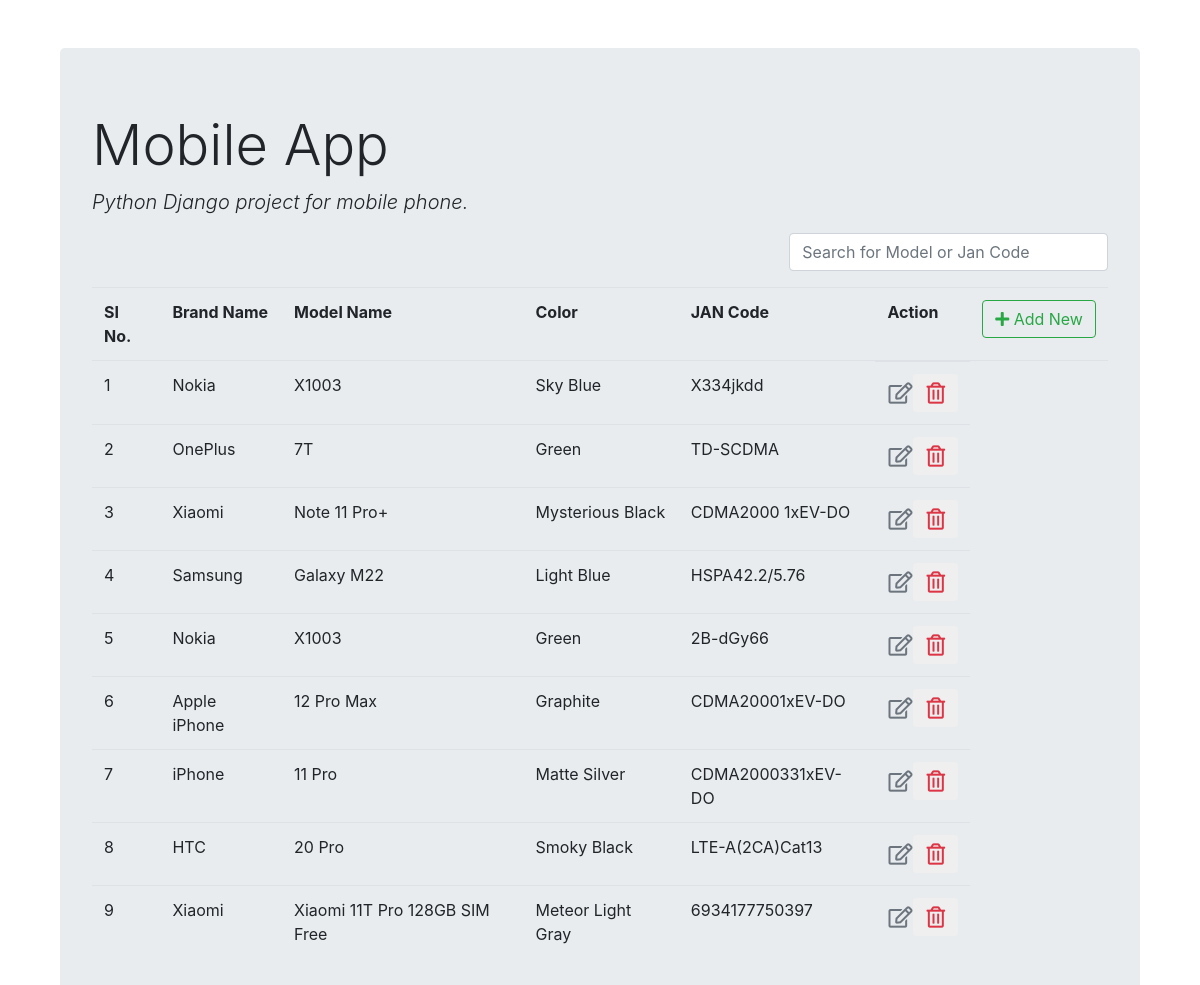
Page /list/ on the committed database.
### mobilephone_register/models.py (models this page shows)
class Mobile(models.Model):
    brand_name = models.CharField(max_length=100)
    model = models.CharField(max_length=100)
    color = models.CharField(max_length=30)
    jan_code = models.CharField(max_length=50)
    image = models.ImageField(upload_to='pics')

### mobilephone_register/views.py (the view)
# urls.py: path('list/', views.mobile_list, name='mobile_list'),
def mobile_list(request):
    mobiles = Mobile.objects.all()
    return render(request, 'mobile_list.html', {'mobiles': mobiles})

### templates/mobile_list.html (shortened to what this page needs)
{% extends 'base.html' %}
{% load static %}
{% block content %}
<div class="row">
<div class="col-md-8">
</div>
    <div class="col-md-4">
        <div class="form-group">
            <input type="text" id="searchField" class="form-control" placeholder="Search for Model or Jan Code">
        </div>
    </div>
</div>
<div class="main-table">
    <table class="table table-borderless">
    <thead class="border-bottom font-weight-bold">
    <tr>
        <td>SI No.</td>
        <td>Brand Name</td>
        <td>Model Name</td>
        <td>Color</td>
        <td>JAN Code</td>
        <td>Action</td>
                <td>
                    <a href="{% url 'mobile_insert' %}" class="btn btn-outline-success">
            <i class="fas fa-plus"></i> Add New
            </a>
                </td>
    </tr>
    </thead>
    <tbody>
    {% for mobile in mobiles %}
<tr>
    <td>{{ forloop.counter }} </td>
    <td>{{mobile.brand_name}}</td>
    <td>{{mobile.model}}</td>
    <td>{{mobile.color}}</td>
    <td>{{mobile.jan_code}}</td>
        <td style="display: flex;">
            <a href="{% url 'mobile_update' mobile.id %}" class="btn text-secondary px-0">
            <i class="far fa-edit fa-lg"></i>
            </a>
                   <form action="{% url 'mobile_delete' mobile.id %}" method="post" class="d-inline">
                       <button type="submit" class="btn">
                           <i class="far fa-trash-alt fa-lg text-danger"></i>
                       </button>
                    </form>
        </td>
</tr>
    {% endfor %}
    </tbody>
</table>
</div>
{% endblock %}

### rows in the picture
Mobile: brand_name "Nokia", model "X1003", color "Sky Blue", jan_code "X334jkdd"
Mobile: brand_name "OnePlus", model "7T", color "Green", jan_code "TD-SCDMA"
Mobile: brand_name "Xiaomi", model "Note 11 Pro+", color "Mysterious Black", jan_code "CDMA2000 1xEV-DO"
Mobile: brand_name "Samsung", model "Galaxy M22", color "Light Blue", jan_code "HSPA42.2/5.76"
Mobile: brand_name "Nokia", model "X1003", color "Green", jan_code "2B-dGy66"
Mobile: brand_name "Apple iPhone", model "12 Pro Max", color "Graphite", jan_code "CDMA20001xEV-DO"
Mobile: brand_name "iPhone", model "11 Pro", color "Matte Silver", jan_code "CDMA2000331xEV-DO"
Mobile: brand_name "HTC", model "20 Pro", color "Smoky Black", jan_code "LTE-A(2CA)Cat13"
Mobile: brand_name "Xiaomi", model "Xiaomi 11T Pro 128GB SIM Free", color "Meteor Light Gray", jan_code "6934177750397"
